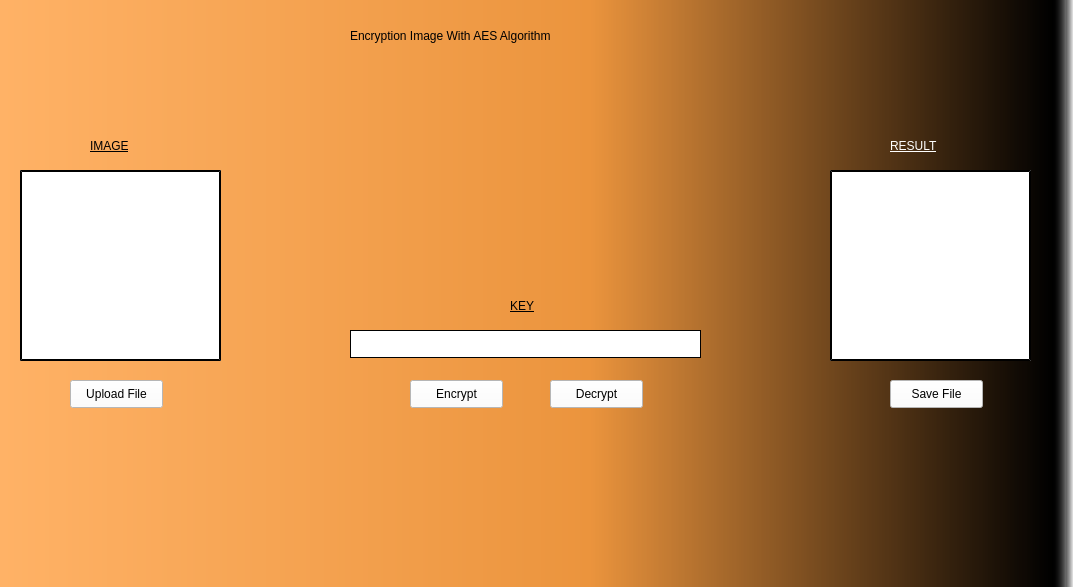
<?xml version="1.0" encoding="UTF-8"?>
<ui version="4.0">
 <class>Form</class>
 <widget class="QWidget" name="Form">
  <property name="geometry">
   <rect>
    <x>0</x>
    <y>0</y>
    <width>1073</width>
    <height>587</height>
   </rect>
  </property>
  <property name="windowTitle">
   <string>Form</string>
  </property>
  <property name="styleSheet">
   <string notr="true">background-color: qlineargradient(spread:pad, x1:0, y1:0, x2:1, y2:0, stop:0 rgba(255, 178, 102, 255), stop:0.55 rgba(235, 148, 61, 255), stop:0.98 rgba(0, 0, 0, 255), stop:1 rgba(0, 0, 0, 0));</string>
  </property>
  <widget class="QPushButton" name="pushButton">
   <property name="geometry">
    <rect>
     <x>890</x>
     <y>380</y>
     <width>93</width>
     <height>28</height>
    </rect>
   </property>
   <property name="styleSheet">
    <string notr="true">font: 63 9pt &quot;Bahnschrift SemiBold SemiConden&quot;;
background-color: rgb(255, 255, 255);</string>
   </property>
   <property name="text">
    <string>Save File</string>
   </property>
  </widget>
  <widget class="QFrame" name="frame_3">
   <property name="geometry">
    <rect>
     <x>20</x>
     <y>170</y>
     <width>201</width>
     <height>191</height>
    </rect>
   </property>
   <property name="styleSheet">
    <string notr="true">border-color: rgb(0, 0, 0);
background-color: rgb(255, 255, 255);
border-width : 2px;
border-style:inset;
</string>
   </property>
   <property name="frameShape">
    <enum>QFrame::StyledPanel</enum>
   </property>
   <property name="frameShadow">
    <enum>QFrame::Raised</enum>
   </property>
  </widget>
  <widget class="QLineEdit" name="lineEdit">
   <property name="geometry">
    <rect>
     <x>350</x>
     <y>330</y>
     <width>351</width>
     <height>28</height>
    </rect>
   </property>
   <property name="styleSheet">
    <string notr="true">border-color: rgb(0, 0, 0);
background-color: rgb(255, 255, 255);
border-width : 1.2px;
border-style:inset;</string>
   </property>
   <property name="text">
    <string/>
   </property>
  </widget>
  <widget class="QFrame" name="frame_4">
   <property name="geometry">
    <rect>
     <x>830</x>
     <y>170</y>
     <width>201</width>
     <height>191</height>
    </rect>
   </property>
   <property name="styleSheet">
    <string notr="true">border-color: rgb(0, 0, 0);
background-color: rgb(255, 255, 255);
border-width : 2px;
border-style:inset;
</string>
   </property>
   <property name="frameShape">
    <enum>QFrame::StyledPanel</enum>
   </property>
   <property name="frameShadow">
    <enum>QFrame::Raised</enum>
   </property>
  </widget>
  <widget class="QPushButton" name="pushButton_2">
   <property name="geometry">
    <rect>
     <x>410</x>
     <y>380</y>
     <width>93</width>
     <height>28</height>
    </rect>
   </property>
   <property name="styleSheet">
    <string notr="true">font: 63 9pt &quot;Bahnschrift SemiBold SemiConden&quot;;
background-color: rgb(255, 255, 255);</string>
   </property>
   <property name="text">
    <string>Encrypt</string>
   </property>
  </widget>
  <widget class="QPushButton" name="pushButton_3">
   <property name="geometry">
    <rect>
     <x>550</x>
     <y>380</y>
     <width>93</width>
     <height>28</height>
    </rect>
   </property>
   <property name="styleSheet">
    <string notr="true">font: 63 9pt &quot;Bahnschrift SemiBold SemiConden&quot;;
background-color: rgb(255, 255, 255);</string>
   </property>
   <property name="text">
    <string>Decrypt</string>
   </property>
  </widget>
  <widget class="QPushButton" name="pushButton_4">
   <property name="geometry">
    <rect>
     <x>70</x>
     <y>380</y>
     <width>93</width>
     <height>28</height>
    </rect>
   </property>
   <property name="styleSheet">
    <string notr="true">font: 63 9pt &quot;Bahnschrift SemiBold SemiConden&quot;;
background-color: rgb(255, 255, 255);</string>
   </property>
   <property name="text">
    <string>Upload File</string>
   </property>
  </widget>
  <widget class="QLabel" name="label">
   <property name="geometry">
    <rect>
     <x>90</x>
     <y>130</y>
     <width>81</width>
     <height>31</height>
    </rect>
   </property>
   <property name="styleSheet">
    <string notr="true">background-color: none;
font: 25 italic 16pt &quot;Segoe UI Light&quot;;
text-decoration: underline;</string>
   </property>
   <property name="text">
    <string>IMAGE</string>
   </property>
  </widget>
  <widget class="QLabel" name="label_2">
   <property name="geometry">
    <rect>
     <x>890</x>
     <y>130</y>
     <width>91</width>
     <height>31</height>
    </rect>
   </property>
   <property name="styleSheet">
    <string notr="true">background-color: none;
color: rgb(255,255,255);
font: 25 italic 16pt &quot;Segoe UI Light&quot;;
text-decoration: underline;</string>
   </property>
   <property name="text">
    <string>RESULT</string>
   </property>
  </widget>
  <widget class="QLabel" name="label_3">
   <property name="geometry">
    <rect>
     <x>510</x>
     <y>290</y>
     <width>41</width>
     <height>31</height>
    </rect>
   </property>
   <property name="styleSheet">
    <string notr="true">background-color: none;
font: 25 italic 12pt &quot;Segoe UI Light&quot;;
text-decoration: underline;</string>
   </property>
   <property name="text">
    <string>KEY</string>
   </property>
  </widget>
  <widget class="QLabel" name="label_4">
   <property name="geometry">
    <rect>
     <x>350</x>
     <y>20</y>
     <width>421</width>
     <height>31</height>
    </rect>
   </property>
   <property name="styleSheet">
    <string notr="true">background-color: none;
font: 81 11pt &quot;Rockwell Extra Bold&quot;;</string>
   </property>
   <property name="text">
    <string>Encryption Image With AES Algorithm</string>
   </property>
  </widget>
  <zorder>frame_3</zorder>
  <zorder>pushButton</zorder>
  <zorder>pushButton_6</zorder>
  <zorder>frame_4</zorder>
  <zorder>pushButton_2</zorder>
  <zorder>pushButton_3</zorder>
  <zorder>pushButton_4</zorder>
  <zorder>label</zorder>
  <zorder>label_2</zorder>
  <zorder>label_3</zorder>
  <zorder>label_4</zorder>
 </widget>
 <resources/>
 <connections/>
</ui>
